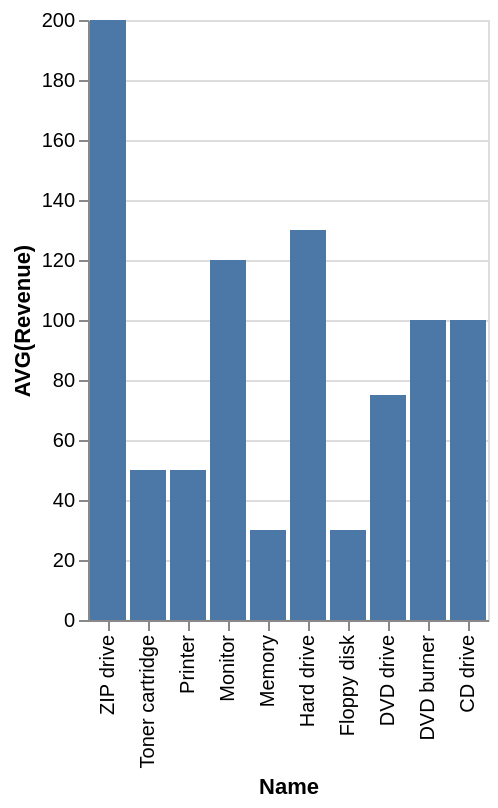

Source (Vega-Lite JSON):
### Vega-Lite specification from a JSON file in a GitHub repository (floating-point values rounded to 4 significant figures)
{"data": {"values": [{"x_data": "ZIP drive", "y_data": 200}, {"x_data": "Toner cartridge", "y_data": 50}, {"x_data": "Printer", "y_data": 50}, {"x_data": "Monitor", "y_data": 120}, {"x_data": "Memory", "y_data": 30}, {"x_data": "Hard drive", "y_data": 130}, {"x_data": "Floppy disk", "y_data": 30}, {"x_data": "DVD drive", "y_data": 75}, {"x_data": "DVD burner", "y_data": 100}, {"x_data": "CD drive", "y_data": 100}]}, "mark": "bar", "encoding": {"x": {"field": "x_data", "type": "nominal", "title": "Name", "sort": "descending"}, "y": {"field": "y_data", "type": "quantitative", "title": "AVG(Revenue)"}}}
